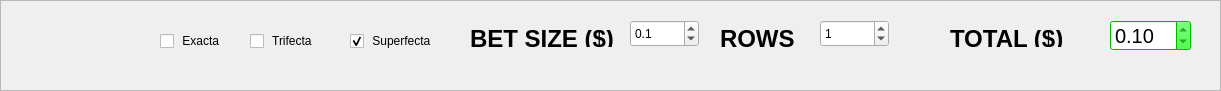
   <widget class="QFrame" name="frame_2">
    <property name="geometry">
     <rect>
      <x>20</x>
      <y>690</y>
      <width>1221</width>
      <height>91</height>
     </rect>
    </property>
    <property name="frameShape">
     <enum>QFrame::StyledPanel</enum>
    </property>
    <property name="frameShadow">
     <enum>QFrame::Raised</enum>
    </property>
    <widget class="QCheckBox" name="checkBox_16">
     <property name="geometry">
      <rect>
       <x>250</x>
       <y>30</y>
       <width>97</width>
       <height>22</height>
      </rect>
     </property>
     <property name="text">
      <string> Trifecta </string>
     </property>
    </widget>
    <widget class="QCheckBox" name="checkBox_17">
     <property name="geometry">
      <rect>
       <x>350</x>
       <y>30</y>
       <width>121</width>
       <height>22</height>
      </rect>
     </property>
     <property name="text">
      <string> Superfecta</string>
     </property>
     <property name="checked">
      <bool>true</bool>
     </property>
    </widget>
    <widget class="QCheckBox" name="checkBox_18">
     <property name="geometry">
      <rect>
       <x>160</x>
       <y>30</y>
       <width>97</width>
       <height>22</height>
      </rect>
     </property>
     <property name="text">
      <string> Exacta</string>
     </property>
    </widget>
    <widget class="QLabel" name="label_22">
     <property name="geometry">
      <rect>
       <x>470</x>
       <y>30</y>
       <width>151</width>
       <height>17</height>
      </rect>
     </property>
     <property name="font">
      <font>
       <pointsize>18</pointsize>
       <weight>75</weight>
       <bold>true</bold>
      </font>
     </property>
     <property name="text">
      <string>BET SIZE ($)</string>
     </property>
    </widget>
    <widget class="QDoubleSpinBox" name="bet_size">
     <property name="geometry">
      <rect>
       <x>630</x>
       <y>20</y>
       <width>69</width>
       <height>27</height>
      </rect>
     </property>
     <property name="decimals">
      <number>1</number>
     </property>
     <property name="maximum">
      <double>1000.000000000000000</double>
     </property>
     <property name="singleStep">
      <double>0.100000000000000</double>
     </property>
     <property name="value">
      <double>0.100000000000000</double>
     </property>
    </widget>
    <widget class="QLabel" name="label_32">
     <property name="geometry">
      <rect>
       <x>720</x>
       <y>30</y>
       <width>81</width>
       <height>17</height>
      </rect>
     </property>
     <property name="font">
      <font>
       <pointsize>18</pointsize>
       <weight>75</weight>
       <bold>true</bold>
      </font>
     </property>
     <property name="text">
      <string>ROWS</string>
     </property>
    </widget>
    <widget class="QDoubleSpinBox" name="rows">
     <property name="geometry">
      <rect>
       <x>820</x>
       <y>20</y>
       <width>69</width>
       <height>27</height>
      </rect>
     </property>
     <property name="decimals">
      <number>0</number>
     </property>
     <property name="value">
      <double>1.000000000000000</double>
     </property>
    </widget>
    <widget class="QLabel" name="label_33">
     <property name="geometry">
      <rect>
       <x>950</x>
       <y>30</y>
       <width>121</width>
       <height>17</height>
      </rect>
     </property>
     <property name="font">
      <font>
       <pointsize>18</pointsize>
       <weight>75</weight>
       <bold>true</bold>
      </font>
     </property>
     <property name="text">
      <string>TOTAL ($)</string>
     </property>
    </widget>
    <widget class="QDoubleSpinBox" name="total">
     <property name="geometry">
      <rect>
       <x>1110</x>
       <y>20</y>
       <width>81</width>
       <height>31</height>
      </rect>
     </property>
     <property name="palette">
      <palette>
       <active>
        <colorrole role="WindowText">
         <brush brushstyle="SolidPattern">
          <color alpha="255">
           <red>0</red>
           <green>0</green>
           <blue>0</blue>
          </color>
         </brush>
        </colorrole>
        <colorrole role="Button">
         <brush brushstyle="SolidPattern">
          <color alpha="255">
           <red>0</red>
           <green>255</green>
           <blue>0</blue>
          </color>
         </brush>
        </colorrole>
        <colorrole role="Light">
         <brush brushstyle="SolidPattern">
          <color alpha="255">
           <red>127</red>
           <green>255</green>
           <blue>127</blue>
          </color>
         </brush>
        </colorrole>
        <colorrole role="Midlight">
         <brush brushstyle="SolidPattern">
          <color alpha="255">
           <red>63</red>
           <green>255</green>
           <blue>63</blue>
          </color>
         </brush>
        </colorrole>
        <colorrole role="Dark">
         <brush brushstyle="SolidPattern">
          <color alpha="255">
           <red>0</red>
           <green>127</green>
           <blue>0</blue>
          </color>
         </brush>
        </colorrole>
        <colorrole role="Mid">
         <brush brushstyle="SolidPattern">
          <color alpha="255">
           <red>0</red>
           <green>170</green>
           <blue>0</blue>
          </color>
         </brush>
        </colorrole>
        <colorrole role="Text">
         <brush brushstyle="SolidPattern">
          <color alpha="255">
           <red>0</red>
           <green>0</green>
           <blue>0</blue>
          </color>
         </brush>
        </colorrole>
        <colorrole role="BrightText">
         <brush brushstyle="SolidPattern">
          <color alpha="255">
           <red>255</red>
           <green>255</green>
           <blue>255</blue>
          </color>
         </brush>
        </colorrole>
        <colorrole role="ButtonText">
         <brush brushstyle="SolidPattern">
          <color alpha="255">
           <red>0</red>
           <green>0</green>
           <blue>0</blue>
          </color>
         </brush>
        </colorrole>
        <colorrole role="Base">
         <brush brushstyle="SolidPattern">
          <color alpha="255">
           <red>255</red>
           <green>255</green>
           <blue>255</blue>
          </color>
         </brush>
        </colorrole>
        <colorrole role="Window">
         <brush brushstyle="SolidPattern">
          <color alpha="255">
           <red>0</red>
           <green>255</green>
           <blue>0</blue>
          </color>
         </brush>
        </colorrole>
        <colorrole role="Shadow">
         <brush brushstyle="SolidPattern">
          <color alpha="255">
           <red>0</red>
           <green>0</green>
           <blue>0</blue>
          </color>
         </brush>
        </colorrole>
        <colorrole role="AlternateBase">
         <brush brushstyle="SolidPattern">
          <color alpha="255">
           <red>127</red>
           <green>255</green>
           <blue>127</blue>
          </color>
         </brush>
        </colorrole>
        <colorrole role="ToolTipBase">
         <brush brushstyle="SolidPattern">
          <color alpha="255">
           <red>255</red>
           <green>255</green>
           <blue>220</blue>
          </color>
         </brush>
        </colorrole>
        <colorrole role="ToolTipText">
         <brush brushstyle="SolidPattern">
          <color alpha="255">
           <red>0</red>
           <green>0</green>
           <blue>0</blue>
          </color>
         </brush>
        </colorrole>
       </active>
       <inactive>
        <colorrole role="WindowText">
         <brush brushstyle="SolidPattern">
          <color alpha="255">
           <red>0</red>
           <green>0</green>
           <blue>0</blue>
          </color>
         </brush>
        </colorrole>
        <colorrole role="Button">
         <brush brushstyle="SolidPattern">
          <color alpha="255">
           <red>0</red>
           <green>255</green>
           <blue>0</blue>
          </color>
         </brush>
        </colorrole>
        <colorrole role="Light">
         <brush brushstyle="SolidPattern">
          <color alpha="255">
           <red>127</red>
           <green>255</green>
           <blue>127</blue>
          </color>
         </brush>
        </colorrole>
        <colorrole role="Midlight">
         <brush brushstyle="SolidPattern">
          <color alpha="255">
           <red>63</red>
           <green>255</green>
           <blue>63</blue>
          </color>
         </brush>
        </colorrole>
        <colorrole role="Dark">
         <brush brushstyle="SolidPattern">
          <color alpha="255">
           <red>0</red>
           <green>127</green>
           <blue>0</blue>
          </color>
         </brush>
        </colorrole>
        <colorrole role="Mid">
         <brush brushstyle="SolidPattern">
          <color alpha="255">
           <red>0</red>
           <green>170</green>
           <blue>0</blue>
          </color>
         </brush>
        </colorrole>
        <colorrole role="Text">
         <brush brushstyle="SolidPattern">
          <color alpha="255">
           <red>0</red>
           <green>0</green>
           <blue>0</blue>
          </color>
         </brush>
        </colorrole>
        <colorrole role="BrightText">
         <brush brushstyle="SolidPattern">
          <color alpha="255">
           <red>255</red>
           <green>255</green>
           <blue>255</blue>
          </color>
         </brush>
        </colorrole>
        <colorrole role="ButtonText">
         <brush brushstyle="SolidPattern">
          <color alpha="255">
           <red>0</red>
           <green>0</green>
           <blue>0</blue>
          </color>
         </brush>
        </colorrole>
        <colorrole role="Base">
         <brush brushstyle="SolidPattern">
          <color alpha="255">
           <red>255</red>
           <green>255</green>
           <blue>255</blue>
          </color>
         </brush>
        </colorrole>
        <colorrole role="Window">
         <brush brushstyle="SolidPattern">
          <color alpha="255">
           <red>0</red>
           <green>255</green>
           <blue>0</blue>
          </color>
         </brush>
        </colorrole>
        <colorrole role="Shadow">
         <brush brushstyle="SolidPattern">
          <color alpha="255">
           <red>0</red>
           <green>0</green>
           <blue>0</blue>
          </color>
         </brush>
        </colorrole>
        <colorrole role="AlternateBase">
         <brush brushstyle="SolidPattern">
          <color alpha="255">
           <red>127</red>
           <green>255</green>
           <blue>127</blue>
          </color>
         </brush>
        </colorrole>
        <colorrole role="ToolTipBase">
         <brush brushstyle="SolidPattern">
          <color alpha="255">
           <red>255</red>
           <green>255</green>
           <blue>220</blue>
          </color>
         </brush>
        </colorrole>
        <colorrole role="ToolTipText">
         <brush brushstyle="SolidPattern">
          <color alpha="255">
           <red>0</red>
           <green>0</green>
           <blue>0</blue>
          </color>
         </brush>
        </colorrole>
       </inactive>
       <disabled>
        <colorrole role="WindowText">
         <brush brushstyle="SolidPattern">
          <color alpha="255">
           <red>0</red>
           <green>127</green>
           <blue>0</blue>
          </color>
         </brush>
        </colorrole>
        <colorrole role="Button">
         <brush brushstyle="SolidPattern">
          <color alpha="255">
           <red>0</red>
           <green>255</green>
           <blue>0</blue>
          </color>
         </brush>
        </colorrole>
        <colorrole role="Light">
         <brush brushstyle="SolidPattern">
          <color alpha="255">
           <red>127</red>
           <green>255</green>
           <blue>127</blue>
          </color>
         </brush>
        </colorrole>
        <colorrole role="Midlight">
         <brush brushstyle="SolidPattern">
          <color alpha="255">
           <red>63</red>
           <green>255</green>
           <blue>63</blue>
          </color>
         </brush>
        </colorrole>
        <colorrole role="Dark">
         <brush brushstyle="SolidPattern">
          <color alpha="255">
           <red>0</red>
           <green>127</green>
           <blue>0</blue>
          </color>
         </brush>
        </colorrole>
        <colorrole role="Mid">
         <brush brushstyle="SolidPattern">
          <color alpha="255">
           <red>0</red>
           <green>170</green>
           <blue>0</blue>
          </color>
         </brush>
        </colorrole>
        <colorrole role="Text">
         <brush brushstyle="SolidPattern">
          <color alpha="255">
           <red>0</red>
           <green>127</green>
           <blue>0</blue>
          </color>
         </brush>
        </colorrole>
        <colorrole role="BrightText">
         <brush brushstyle="SolidPattern">
          <color alpha="255">
           <red>255</red>
           <green>255</green>
           <blue>255</blue>
          </color>
         </brush>
        </colorrole>
        <colorrole role="ButtonText">
         <brush brushstyle="SolidPattern">
          <color alpha="255">
           <red>0</red>
           <green>127</green>
           <blue>0</blue>
          </color>
         </brush>
        </colorrole>
        <colorrole role="Base">
         <brush brushstyle="SolidPattern">
          <color alpha="255">
           <red>0</red>
           <green>255</green>
           <blue>0</blue>
          </color>
         </brush>
        </colorrole>
        <colorrole role="Window">
         <brush brushstyle="SolidPattern">
          <color alpha="255">
           <red>0</red>
           <green>255</green>
           <blue>0</blue>
          </color>
         </brush>
        </colorrole>
        <colorrole role="Shadow">
         <brush brushstyle="SolidPattern">
          <color alpha="255">
           <red>0</red>
           <green>0</green>
           <blue>0</blue>
          </color>
         </brush>
        </colorrole>
        <colorrole role="AlternateBase">
         <brush brushstyle="SolidPattern">
          <color alpha="255">
           <red>0</red>
           <green>255</green>
           <blue>0</blue>
          </color>
         </brush>
        </colorrole>
        <colorrole role="ToolTipBase">
         <brush brushstyle="SolidPattern">
          <color alpha="255">
           <red>255</red>
           <green>255</green>
           <blue>220</blue>
          </color>
         </brush>
        </colorrole>
        <colorrole role="ToolTipText">
         <brush brushstyle="SolidPattern">
          <color alpha="255">
           <red>0</red>
           <green>0</green>
           <blue>0</blue>
          </color>
         </brush>
        </colorrole>
       </disabled>
      </palette>
     </property>
     <property name="font">
      <font>
       <pointsize>15</pointsize>
      </font>
     </property>
     <property name="readOnly">
      <bool>true</bool>
     </property>
     <property name="decimals">
      <number>2</number>
     </property>
     <property name="maximum">
      <double>1000.000000000000000</double>
     </property>
     <property name="value">
      <double>0.100000000000000</double>
     </property>
    </widget>
   </widget>
